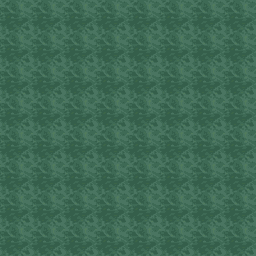

The image is a tile-based game level rendered from a .tmx file. Its description and complete source (layers, tilesets, objects, tile grids) follow:
An orthogonal 16x16 tile map with 16x16 px tiles, 1 tile layer (water), 2 hidden layers not drawn, 2 tilesets.

<map version="1.10" tiledversion="1.11.2" orientation="orthogonal" renderorder="right-down" width="16" height="16" tilewidth="16" tileheight="16" infinite="0" nextlayerid="5" nextobjectid="1">
 <editorsettings>
  <export target="untitled..tmx" format="tmx" />
 </editorsettings>
 <tileset firstgid="1" source="sewers3.tsx" />
 <tileset firstgid="161" source="water0.tsx" />
 <layer id="1" name="base" width="16" height="16" visible="0">
  <data encoding="csv">
87,2,94,0,0,0,0,0,0,0,0,0,0,0,0,0,
87,74,59,59,59,59,94,19,0,0,0,0,0,0,0,0,
87,2,2,2,2,2,63,66,68,66,88,0,0,0,0,0,
87,2,2,2,2,2,2,32,1,30,94,0,0,0,0,0,
87,2,13,2,2,2,96,35,27,30,94,0,0,0,0,0,
86,2,2,2,2,2,93,2,2,2,94,0,0,0,0,0,
0,0,0,0,0,0,86,2,2,2,91,0,0,0,0,0,
0,0,0,0,0,0,68,68,74,68,68,0,0,0,0,0,
0,0,0,0,0,0,0,0,0,0,0,0,0,0,0,0,
0,0,0,0,0,0,0,0,0,0,0,0,0,0,0,0,
0,0,0,0,0,0,0,0,0,0,0,0,0,0,0,0,
0,0,0,0,0,0,0,0,0,0,0,0,0,0,0,0,
0,0,0,0,0,0,0,0,0,0,0,0,0,0,0,0,
0,0,0,0,0,0,0,0,0,0,0,0,0,0,0,0,
0,0,0,0,0,0,0,0,0,0,0,0,0,0,0,0,
0,0,0,0,0,0,0,0,0,0,0,0,0,0,0,0
</data>
 </layer>
 <layer id="4" name="water" width="16" height="16">
  <data encoding="csv">
162,163,162,163,162,163,162,163,162,163,162,163,162,163,162,163,
164,165,164,165,164,165,164,165,164,165,164,165,164,165,164,165,
162,163,162,163,162,163,162,163,162,163,162,163,162,163,162,163,
164,165,164,165,164,165,164,165,164,165,164,165,164,165,164,165,
162,163,162,163,162,163,162,163,162,163,162,163,162,163,162,163,
164,165,164,165,164,165,164,165,164,165,164,165,164,165,164,165,
162,163,162,163,162,163,162,163,162,163,162,163,162,163,162,163,
164,165,164,165,164,165,164,165,164,165,164,165,164,165,164,165,
162,163,162,163,162,163,162,163,162,163,162,163,162,163,162,163,
164,165,164,165,164,165,164,165,164,165,164,165,164,165,164,165,
162,163,162,163,162,163,162,163,162,163,162,163,162,163,162,163,
164,165,164,165,164,165,164,165,164,165,164,165,164,165,164,165,
162,163,162,163,162,163,162,163,162,163,162,163,162,163,162,163,
164,165,164,165,164,165,164,165,164,165,164,165,164,165,164,165,
162,163,162,163,162,163,162,163,162,163,162,163,162,163,162,163,
164,165,164,165,164,165,164,165,164,165,164,165,164,165,164,165
</data>
 </layer>
 <layer id="3" name="over" width="16" height="16" visible="0">
  <data encoding="csv">
0,129,0,19,19,19,19,0,0,0,0,0,0,0,0,0,
0,73,0,0,0,0,1,0,0,0,0,0,0,0,0,0,
0,1,0,0,0,0,132,0,0,0,0,0,0,0,0,0,
0,1,1,1,1,1,120,0,0,0,0,0,0,0,0,0,
0,1,1,1,1,1,1,0,0,0,0,0,0,0,0,0,
1,105,105,105,105,105,0,0,0,0,0,0,0,0,0,0,
19,19,19,19,19,19,19,0,0,0,0,0,0,0,0,0,
0,0,0,0,0,0,0,0,0,0,0,0,0,0,0,0,
0,0,0,0,0,0,0,0,0,0,0,0,0,0,0,0,
0,0,0,0,0,0,0,0,0,0,0,0,0,0,0,0,
0,0,0,0,0,0,0,0,0,0,0,0,0,0,0,0,
0,0,0,0,0,0,0,0,0,0,0,0,0,0,0,0,
0,0,0,0,0,0,0,0,0,0,0,0,0,0,0,0,
0,0,0,0,0,0,0,0,0,0,0,0,0,0,0,0,
0,0,0,0,0,0,0,0,0,0,0,0,0,0,0,0,
0,0,0,0,0,0,0,0,0,0,0,0,0,0,0,0
</data>
 </layer>
</map>
